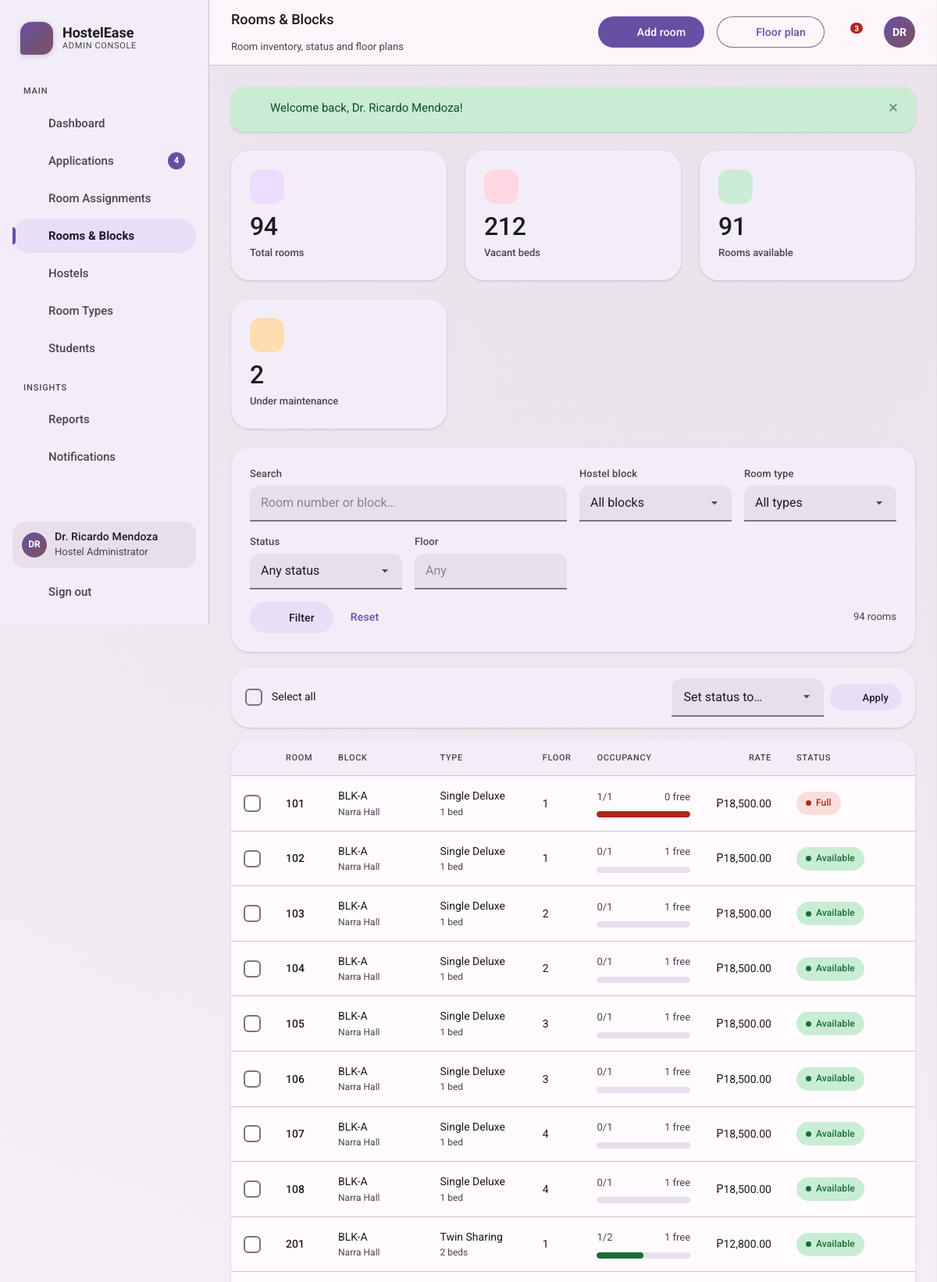
/admin/rooms.php (signed in, upper part), run on the app's committed database.
### tables this page shows
CREATE TABLE users (
  id            INT UNSIGNED NOT NULL AUTO_INCREMENT,
  role          ENUM('student','admin') NOT NULL DEFAULT 'student',
  student_id    VARCHAR(20)  DEFAULT NULL,
  full_name     VARCHAR(120) NOT NULL,
  email         VARCHAR(150) NOT NULL,
  phone         VARCHAR(25)  DEFAULT NULL,
  password_hash VARCHAR(255) NOT NULL,
  gender        ENUM('male','female','other') DEFAULT NULL,
  programme     VARCHAR(120) DEFAULT NULL,
  year_level    VARCHAR(20)  DEFAULT NULL,
  address       VARCHAR(255) DEFAULT NULL,
  emergency_contact_name  VARCHAR(120) DEFAULT NULL,
  emergency_contact_phone VARCHAR(25)  DEFAULT NULL,
  status        ENUM('active','suspended') NOT NULL DEFAULT 'active',
  created_at    TIMESTAMP NOT NULL DEFAULT CURRENT_TIMESTAMP,
  updated_at    TIMESTAMP NOT NULL DEFAULT CURRENT_TIMESTAMP ON UPDATE CURRENT_TIMESTAMP,
  PRIMARY KEY (id),
  UNIQUE KEY uq_users_email (email),
  UNIQUE KEY uq_users_student_id (student_id),
  KEY idx_users_role (role)
);

CREATE TABLE rooms (
  id          INT UNSIGNED NOT NULL AUTO_INCREMENT,
  hostel_id   INT UNSIGNED NOT NULL,
  room_type_id INT UNSIGNED NOT NULL,
  room_number VARCHAR(20) NOT NULL,
  floor       TINYINT NOT NULL DEFAULT 1,
  occupied    TINYINT UNSIGNED NOT NULL DEFAULT 0,
  status      ENUM('available','full','maintenance','blocked') NOT NULL DEFAULT 'available',
  created_at  TIMESTAMP NOT NULL DEFAULT CURRENT_TIMESTAMP,
  PRIMARY KEY (id),
  UNIQUE KEY uq_hostel_room (hostel_id, room_number),
  KEY idx_rooms_type (room_type_id),
  CONSTRAINT fk_rooms_hostel FOREIGN KEY (hostel_id)   REFERENCES hostels(id)   ON DELETE CASCADE,
  CONSTRAINT fk_rooms_type   FOREIGN KEY (room_type_id) REFERENCES room_types(id) ON DELETE RESTRICT
);

CREATE TABLE hostels (
  id           INT UNSIGNED NOT NULL AUTO_INCREMENT,
  name         VARCHAR(120) NOT NULL,
  block_code   VARCHAR(20)  NOT NULL,
  location     VARCHAR(180) DEFAULT NULL,
  description  TEXT,
  facilities   VARCHAR(500) DEFAULT NULL,
  warden_name  VARCHAR(120) DEFAULT NULL,
  warden_phone VARCHAR(25)  DEFAULT NULL,
  gender_policy ENUM('male','female','mixed') NOT NULL DEFAULT 'mixed',
  image_url    VARCHAR(255) DEFAULT NULL,
  is_active    TINYINT(1) NOT NULL DEFAULT 1,
  created_at   TIMESTAMP NOT NULL DEFAULT CURRENT_TIMESTAMP,
  PRIMARY KEY (id),
  UNIQUE KEY uq_hostel_block (block_code)
);

CREATE TABLE room_types (
  id          INT UNSIGNED NOT NULL AUTO_INCREMENT,
  name        VARCHAR(80) NOT NULL,
  capacity    TINYINT UNSIGNED NOT NULL DEFAULT 1,
  price       DECIMAL(10,2) NOT NULL DEFAULT 0.00,
  facilities  VARCHAR(500) DEFAULT NULL,
  description VARCHAR(500) DEFAULT NULL,
  created_at  TIMESTAMP NOT NULL DEFAULT CURRENT_TIMESTAMP,
  PRIMARY KEY (id),
  UNIQUE KEY uq_room_type_name (name)
);

### admin/rooms.php (the view, shortened to what the rows shown need)
<?php
require_once __DIR__ . '/../includes/header.php';
$view   = safe_choice(get_str('view'), ['table', 'plan'], 'table');
$where  = ['1=1'];
$types  = '';
$params = [];
$whereSql = implode(' AND ', $where);
$rooms = db_all(
    $conn,
    "SELECT r.*, h.name hostel_name, h.block_code, h.gender_policy,
            rt.name type_name, rt.capacity, rt.price, (rt.capacity - r.occupied) vacancy
       FROM rooms r
       JOIN hostels h     ON h.id  = r.hostel_id
       JOIN room_types rt ON rt.id = r.room_type_id
      WHERE $whereSql
      ORDER BY h.block_code, rt.capacity, r.floor, LENGTH(r.room_number), r.room_number
      LIMIT 600",
    $types,
    $params
);
$editing = null;
page_header('Rooms & Blocks', 'rooms', 'Room inventory, status and floor plans', [
    ['label' => 'Add room', 'href' => 'rooms.php?new=1', 'class' => '', 'icon' => 'add'],
    ['label' => ($view === 'table' ? 'Floor plan' : 'Table view'), 'href' => 'rooms.php?view=' . ($view === 'table' ? 'plan' : 'table'), 'class' => 'btn-outlined', 'icon' => 'layers'],
]);
?>
<div class="grid" style="grid-template-columns:<?= (get_int('new') || $editing) ? 'minmax(0,380px) minmax(0,1fr)' : 'minmax(0,1fr)' ?>;gap:24px;align-items:start">
<div class="stack">
  <?php if (!$rooms): ?>
    <div class="card"><div class="empty">
      <div class="empty-icon"><?= icon('layers') ?></div>
      <h3 class="title-m mb-0">No rooms found</h3>
      <p class="tiny mb-2">Adjust the filters or add a new room.</p>
      <a class="btn" href="rooms.php?new=1"><?= icon('add') ?> Add room</a>
    </div></div>
  <?php else: ?>
    <form method="post" action="rooms.php" id="rooms-form">
      <div class="card" style="padding:0;overflow:hidden">
        <div class="table-wrap">
          <table class="data" style="min-width:1020px">
            <thead>
              <tr>
                <th style="width:44px"></th><th>Room</th><th>Block</th><th>Type</th><th>Floor</th>
                <th>Occupancy</th><th class="num">Rate</th><th>Status</th><th style="text-align:right">Actions</th>
              </tr>
            </thead>
            <tbody>
              <?php foreach ($rooms as $r): ?>
                <tr>
                  <td>
                    <label class="check" style="padding:0">
                      <span class="check-box"><?= icon('check') ?></span><span class="sr-only">Select room <?= e($r['room_number']) ?></span>
                    </label>
                  </td>
                  <td class="cell-strong"><?= e($r['room_number']) ?></td>
                  <td><?= e($r['block_code']) ?><div class="cell-sub"><?= e($r['hostel_name']) ?></div></td>
                  <td><?= e($r['type_name']) ?><div class="cell-sub"><?= (int)$r['capacity'] ?> bed<?= (int)$r['capacity'] === 1 ? '' : 's' ?></div></td>
                  <td><?= (int)$r['floor'] ?></td>
                  <td style="min-width:150px">
                    <div class="row-between mb-1" style="gap:8px">
                      <span class="tiny"><?= (int)$r['occupied'] ?>/<?= (int)$r['capacity'] ?></span>
                      <span class="tiny"><?= (int)$r['vacancy'] ?> free</span>
                    </div>
                    <?= occupancy_bar((int)$r['occupied'], (int)$r['capacity']) ?>
                  </td>
                  <td class="num"><?= money($r['price']) ?></td>
                  <td>
                    <?php
                    $chip = ['available' => 'chip-success', 'full' => 'chip-danger', 'maintenance' => 'chip-warning', 'blocked' => 'chip-neutral'][$r['status']] ?? 'chip-neutral';
                    ?>
                    <span class="chip <?= $chip ?>"><span class="chip-dot"></span><?= e(ucfirst($r['status'])) ?></span>
                  </td>
                  <td>
                    <div class="table-actions" style="justify-content:flex-end">
                      <a class="btn btn-sm btn-text" href="rooms.php?edit=<?= (int)$r['id'] ?>"><?= icon('edit', 'icon icon-sm') ?> Edit</a>
                    </div>
                  </td>
                </tr>
              <?php endforeach; ?>
            </tbody>
          </table>
        </div>
      </div>
    </form>
  <?php endif; ?>
</div>
</div>
<?php page_footer(); ?>

### includes/header.php (shortened to what the rows shown need)
<?php
require_once __DIR__ . '/functions.php';
$__USER = current_user();
function initials(?string $name): string
{
    $parts = preg_split('/\s+/', trim((string)$name));
    $out = '';
    foreach (array_slice($parts, 0, 2) as $p) {
        if ($p !== '') {
            $out .= mb_strtoupper(mb_substr($p, 0, 1));
        }
    }
    return $out ?: '?';
}
function page_header(string $title, string $active = '', string $subtitle = '', array $actions = []): void
{
    global $__USER;
    $user = $__USER ?: current_user();
    $role = $user['role'] ?? 'guest';
    $unread = $user ? unread_notification_count((int)$user['id']) : 0;
    ?>
<!DOCTYPE html>
<html lang="en">
<head>
<link rel="stylesheet" href="<?= app_url('assets/css/fonts.css') ?>">
<link rel="stylesheet" href="<?= app_url('assets/css/material-you.css') ?>">
</head>
<body>
<div class="app">
  <aside class="rail" id="rail" aria-label="Main navigation">
    <div class="brand">
      <div class="brand-mark"><?= icon('apartment') ?></div>
      <div class="brand-text">
        <span class="brand-name"><?= APP_NAME ?></span>
        <span class="brand-sub"><?= e($role === 'admin' ? 'Admin Console' : 'Student Portal') ?></span>
      </div>
    </div>
    <div class="rail-footer">
      <?php if ($user): ?>
        <div class="rail-user mb-1">
          <div class="avatar sm"><?= e(initials($user['full_name'])) ?></div>
          <div class="grow" style="min-width:0">
            <div class="label-m" style="white-space:nowrap;overflow:hidden;text-overflow:ellipsis"><?= e($user['full_name']) ?></div>
            <div class="tiny"><?= e($role === 'admin' ? 'Hostel Administrator' : ($user['student_id'] ?: 'Student')) ?></div>
          </div>
        </div>
      <?php endif; ?>
    </div>
  </aside>
  <div class="main">
    <header class="topbar">
      <div class="grow" style="min-width:0">
        <h1 class="title-m mb-0" style="white-space:nowrap;overflow:hidden;text-overflow:ellipsis"><?= e($title) ?></h1>
        <?php if ($subtitle): ?><p class="tiny mb-0"><?= $subtitle ?></p><?php endif; ?>
      </div>
      <?php foreach ($actions as $a): ?>
        <a class="btn <?= e($a['class'] ?? '') ?>" href="<?= e($a['href']) ?>">
          <?php if (!empty($a['icon'])): ?><?= icon($a['icon']) ?><?php endif; ?>
          <?= e($a['label']) ?>
        </a>
      <?php endforeach; ?>
      <button class="icon-btn" data-notif-toggle aria-label="Notifications (<?= $unread ?> unread)">
        <?php if ($unread > 0): ?><span class="dot"><?= $unread > 9 ? '9+' : $unread ?></span><?php endif; ?>
      </button>
      <?php if ($user): ?>
        <a class="avatar" href="<?= app_url('profile.php') ?>" title="<?= e($user['full_name']) ?>" aria-label="My profile"><?= e(initials($user['full_name'])) ?></a>
      <?php endif; ?>
    </header>
    <main class="content" id="main">
    <?php
}
function page_footer(string $fab = ''): void
{
    ?>
    </main>
  </div>
</div>
</body>
</html>
    <?php
}

### includes/functions.php (shortened to what the rows shown need)
<?php
require_once __DIR__ . '/config.php';
function e(?string $value): string
{
    return htmlspecialchars((string)$value, ENT_QUOTES | ENT_SUBSTITUTE, 'UTF-8');
}
function money(float|string|null $amount): string
{
    return CURRENCY . number_format((float)$amount, 2);
}
function app_url(string $path = ''): string
{
    static $prefix = null;
    if ($prefix === null) {
        $scriptDir = rtrim(str_replace('\\', '/', dirname($_SERVER['SCRIPT_NAME'] ?? '/')), '/');
        if ($scriptDir === '' || $scriptDir === '.') {
            $prefix = rtrim(BASE_URL, '/') . '/';
        } else {
            $depth   = substr_count($scriptDir, '/');
            $baseDir = rtrim(BASE_URL, '/');
            $prefix  = ($baseDir !== '' ? $baseDir . '/' : '') . str_repeat('../', $depth);
        }
    }
    return $prefix . ltrim($path, '/');
}
function current_user(): ?array
{
    global $conn;
    static $cache = null;
    if ($cache !== null) {
        return $cache;
    }
    $stmt = mysqli_prepare($conn, 'SELECT * FROM users WHERE id = ? LIMIT 1');
    mysqli_stmt_bind_param($stmt, 'i', $_SESSION['user_id']);
    mysqli_stmt_execute($stmt);
    $res  = mysqli_stmt_get_result($stmt);
    $cache = mysqli_fetch_assoc($res) ?: null;
    return $cache;
}
function unread_notification_count(int $userId): int
{
    global $conn;
    $stmt = mysqli_prepare($conn, 'SELECT COUNT(*) c FROM notifications WHERE user_id = ? AND is_read = 0');
    mysqli_stmt_bind_param($stmt, 'i', $userId);
    mysqli_stmt_execute($stmt);
    $row = mysqli_fetch_assoc(mysqli_stmt_get_result($stmt));
    return (int)($row['c'] ?? 0);
}
function icon(string $name, string $class = 'icon'): string
{
    $d = $paths[$name] ?? $paths['info'];
    return '<svg class="' . e($class) . '" viewBox="0 0 24 24" fill="currentColor" aria-hidden="true" focusable="false">' . $d . '</svg>';
}
function occupancy_bar(int $occupied, int $capacity): string
{
    $capacity = max(1, $capacity);
    $pct = (int)round(($occupied / $capacity) * 100);
    $tone = $pct >= 100 ? 'bar-full' : ($pct >= 70 ? 'bar-high' : 'bar-low');
    return '<div class="bar" role="img" aria-label="' . $occupied . ' of ' . $capacity . ' beds occupied">'
         . '<span class="bar-fill ' . $tone . '" style="width:' . $pct . '%"></span></div>';
}
function db_all(mysqli $conn, string $sql, string $types = '', array $params = []): array
{
    $stmt = mysqli_prepare($conn, $sql);
    if ($types !== '' && $params !== []) {
        mysqli_stmt_bind_param($stmt, $types, ...$params);
    }
    mysqli_stmt_execute($stmt);
    $rows = mysqli_fetch_all(mysqli_stmt_get_result($stmt), MYSQLI_ASSOC);
    return $rows;
}
function safe_choice(string $value, array $allowed, string $default): string
{
    return in_array($value, $allowed, true) ? $value : $default;
}
function get_int(string $key, int $default = 0): int
{
    return isset($_GET[$key]) && $_GET[$key] !== '' ? (int)$_GET[$key] : $default;
}
function get_str(string $key, string $default = ''): string
{
    return isset($_GET[$key]) && is_string($_GET[$key]) ? trim($_GET[$key]) : $default;
}

### data on the page
users: role "ADMIN CONSOLE", full_name "DR", full_name "Dr. Ricardo Mendoza", role "Hostel Administrator"
rooms: room_number "101", hostel.block_code "BLK-A", hostel.name "Narra Hall", room_type.name "Single Deluxe", room_type.capacity "1", floor "1", occupied "1", vacancy "0", room_type.price "₱18,500.00", status "Full"
rooms: room_number "102", hostel.block_code "BLK-A", hostel.name "Narra Hall", room_type.name "Single Deluxe", room_type.capacity "1", floor "1", occupied "0", vacancy "1", room_type.price "₱18,500.00", status "Available"
rooms: room_number "103", hostel.block_code "BLK-A", hostel.name "Narra Hall", room_type.name "Single Deluxe", room_type.capacity "1", floor "2", occupied "0", vacancy "1", room_type.price "₱18,500.00", status "Available"
rooms: room_number "104", hostel.block_code "BLK-A", hostel.name "Narra Hall", room_type.name "Single Deluxe", room_type.capacity "1", floor "2", occupied "0", vacancy "1", room_type.price "₱18,500.00", status "Available"
rooms: room_number "105", hostel.block_code "BLK-A", hostel.name "Narra Hall", room_type.name "Single Deluxe", room_type.capacity "1", floor "3", occupied "0", vacancy "1", room_type.price "₱18,500.00", status "Available"
rooms: room_number "106", hostel.block_code "BLK-A", hostel.name "Narra Hall", room_type.name "Single Deluxe", room_type.capacity "1", floor "3", occupied "0", vacancy "1", room_type.price "₱18,500.00", status "Available"
rooms: room_number "107", hostel.block_code "BLK-A", hostel.name "Narra Hall", room_type.name "Single Deluxe", room_type.capacity "1", floor "4", occupied "0", vacancy "1", room_type.price "₱18,500.00", status "Available"
rooms: room_number "108", hostel.block_code "BLK-A", hostel.name "Narra Hall", room_type.name "Single Deluxe", room_type.capacity "1", floor "4", occupied "0", vacancy "1", room_type.price "₱18,500.00", status "Available"
rooms: room_number "201", hostel.block_code "BLK-A", hostel.name "Narra Hall", room_type.name "Twin Sharing", room_type.capacity "2", floor "1", occupied "1", vacancy "1", room_type.price "₱12,800.00", status "Available"

### other printed values
APP_NAME "HostelEase"
$section "MAIN"
$label "Dashboard"
$label "Applications"
$count "4"
$label "Room Assignments"
$label "Rooms & Blocks"
$label "Hostels"
$label "Room Types"
$label "Students"
$section "INSIGHTS"
$label "Reports"
$label "Notifications"
$title "Rooms & Blocks"
$subtitle "Room inventory, status and floor plans"
